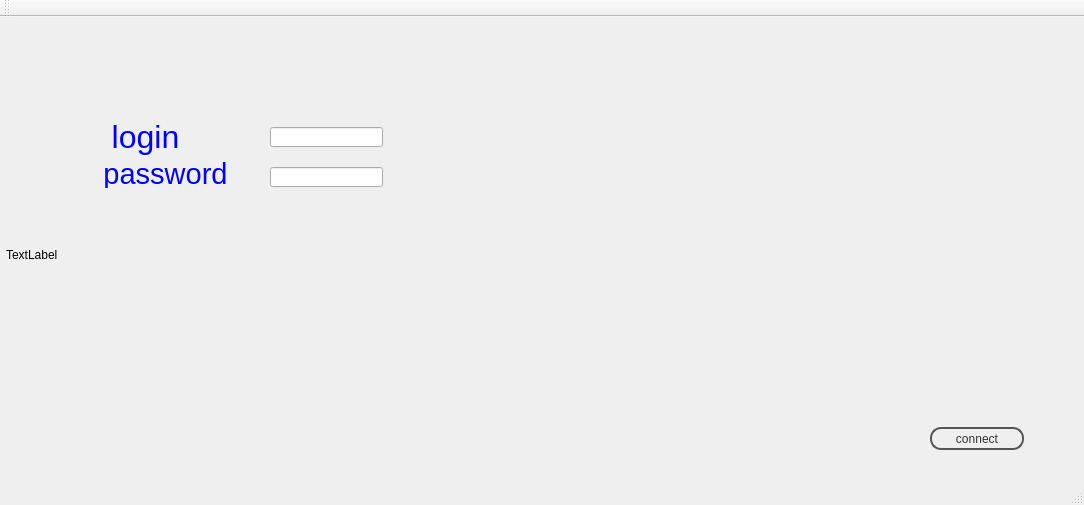
<?xml version="1.0" encoding="UTF-8"?>
<ui version="4.0">
 <class>MainWindow</class>
 <widget class="QMainWindow" name="MainWindow">
  <property name="geometry">
   <rect>
    <x>0</x>
    <y>0</y>
    <width>1084</width>
    <height>505</height>
   </rect>
  </property>
  <property name="windowTitle">
   <string>smart supermarket </string>
  </property>
  <property name="windowIcon">
   <iconset>
    <normaloff>../43720263_503039883503522_1961890835465240576_n.png</normaloff>../43720263_503039883503522_1961890835465240576_n.png</iconset>
  </property>
  <property name="windowOpacity">
   <double>7.000000000000000</double>
  </property>
  <widget class="QWidget" name="centralWidget">
   <widget class="QLabel" name="label">
    <property name="geometry">
     <rect>
      <x>90</x>
      <y>100</y>
      <width>111</width>
      <height>41</height>
     </rect>
    </property>
    <property name="text">
     <string>&lt;html&gt;&lt;head/&gt;&lt;body&gt;&lt;p align=&quot;center&quot;&gt;&lt;span style=&quot; font-size:24pt; color:#0000ff;&quot;&gt;login&lt;/span&gt;&lt;/p&gt;&lt;/body&gt;&lt;/html&gt;</string>
    </property>
   </widget>
   <widget class="QLabel" name="label_2">
    <property name="geometry">
     <rect>
      <x>100</x>
      <y>140</y>
      <width>131</width>
      <height>31</height>
     </rect>
    </property>
    <property name="text">
     <string>&lt;html&gt;&lt;head/&gt;&lt;body&gt;&lt;p align=&quot;center&quot;&gt;&lt;span style=&quot; font-size:22pt; color:#0000ff;&quot;&gt;password&lt;/span&gt;&lt;/p&gt;&lt;/body&gt;&lt;/html&gt;</string>
    </property>
   </widget>
   <widget class="QPushButton" name="pushButton_3">
    <property name="geometry">
     <rect>
      <x>930</x>
      <y>410</y>
      <width>94</width>
      <height>23</height>
     </rect>
    </property>
    <property name="styleSheet">
     <string notr="true">color: #333;
border: 2px solid #555;
border-radius: 11px;
padding: 5px;
background: qradialgradient(cx: 0.3, cy: -0.4,
fx: 0.3, fy: -0.4,
radius: 1.35, stop: 0 #fff, stop: 1 #888);
min-width: 80px;</string>
    </property>
    <property name="text">
     <string>connect</string>
    </property>
   </widget>
   <widget class="QLabel" name="label_3">
    <property name="geometry">
     <rect>
      <x>6</x>
      <y>2</y>
      <width>1081</width>
      <height>471</height>
     </rect>
    </property>
    <property name="text">
     <string>TextLabel</string>
    </property>
    <property name="scaledContents">
     <bool>true</bool>
    </property>
   </widget>
   <widget class="QLineEdit" name="lineEdit">
    <property name="geometry">
     <rect>
      <x>270</x>
      <y>110</y>
      <width>113</width>
      <height>20</height>
     </rect>
    </property>
   </widget>
   <widget class="QLineEdit" name="mdp">
    <property name="geometry">
     <rect>
      <x>270</x>
      <y>150</y>
      <width>113</width>
      <height>20</height>
     </rect>
    </property>
   </widget>
   <zorder>label_3</zorder>
   <zorder>label</zorder>
   <zorder>label_2</zorder>
   <zorder>pushButton_3</zorder>
   <zorder>lineEdit</zorder>
   <zorder>mdp</zorder>
  </widget>
  <widget class="QMenuBar" name="menuBar">
   <property name="geometry">
    <rect>
     <x>0</x>
     <y>0</y>
     <width>1084</width>
     <height>21</height>
    </rect>
   </property>
  </widget>
  <widget class="QToolBar" name="mainToolBar">
   <attribute name="toolBarArea">
    <enum>TopToolBarArea</enum>
   </attribute>
   <attribute name="toolBarBreak">
    <bool>false</bool>
   </attribute>
  </widget>
  <widget class="QStatusBar" name="statusBar"/>
 </widget>
 <layoutdefault spacing="6" margin="11"/>
 <resources/>
 <connections/>
</ui>
